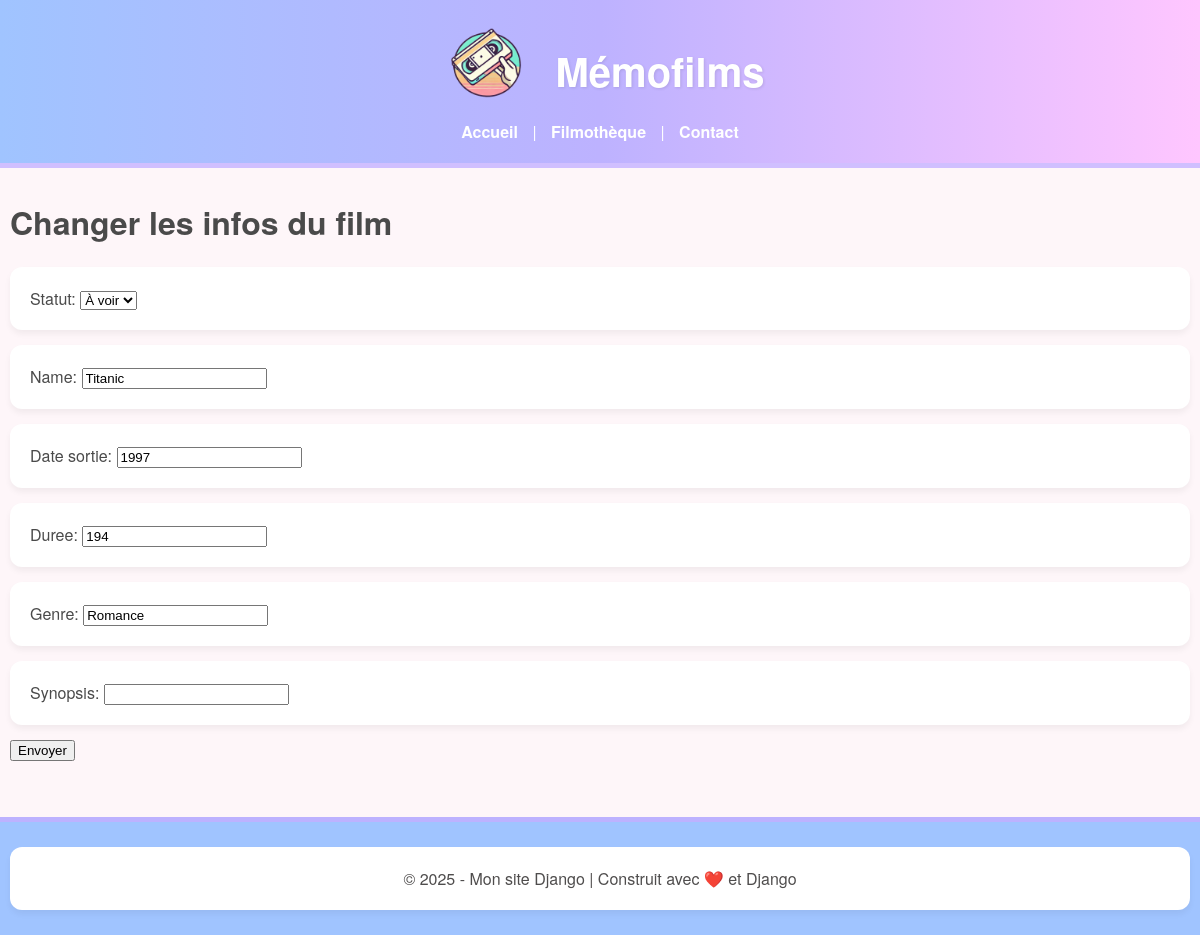
Page /modifier-film/3/ on the committed database.
### listings/models.py (models this page shows, shortened)
class Film(models.Model): # .Model => classe de base des modèles
    STATUT_CHOICES = [
        ('VU', 'Vu'),
        ('AVOIR', 'À voir'),
    ]
    statut = models.CharField(
        max_length=6,
        choices=STATUT_CHOICES,
        default='AVOIR'
    )
    name = models.CharField(max_length=100)
    date_sortie = models.IntegerField(
        null=True,
        blank=True,
        validators=[
            MinValueValidator(1800),
            MaxValueValidator(current_year + 1)
            ]
    )
    duree = models.IntegerField(null=True, blank=True)
    genre = models.CharField(max_length=20)
    synopsis = models.URLField(null=True, blank=True)
    class Meta:
        unique_together = ('name', 'date_sortie')  # pour éviter les doublons exacts

### listings/views.py (the view)
# urls.py: path('modifier-film/<int:film_id>/', views.modifier_film, name='modifier_film'),
def modifier_film(request, film_id):
    film = Film.objects.get(id=film_id)
    if request.method == 'POST':
        form = FilmForm(request.POST, instance=film) # préremplir le form avec le groupe existant
        if form.is_valid():
            form.save() # màj dans la BDD
            return redirect('filmotheque')
    else:
        form = FilmForm(instance=film)
    return render(request,
                  'listings/modifier_film.html',
                  {'form': form})

### listings/forms.py
class FilmForm(forms.ModelForm):
   class Meta:
     model = Film
     fields = '__all__'

### listings/templates/listings/modifier_film.html (shortened to what this page needs)
{% extends 'listings/base.html' %}
{% block content %}
<h1>Changer les infos du film</h1>
<form action="" method="post">
  {{ form.as_p }}
  <input type="submit" value="Envoyer">
</form>
{% endblock %}

### listings/static/listings/styles.css (style rules this page uses)
body { font-family: 'Helvetica Neue', Arial, sans-serif; margin: 0; padding: 0; background-color: #fef6f9; color: #4a4a4a; }
p { background-color: white; margin: 15px 0; padding: 20px; border-radius: 12px; box-shadow: 0 4px 6px rgba(0,0,0,0.05); transition: transform 0.2s ease; }

### rows in the picture
Film: statut "À voir", name "Titanic", date_sortie "1997", duree "194", genre "Romance"
